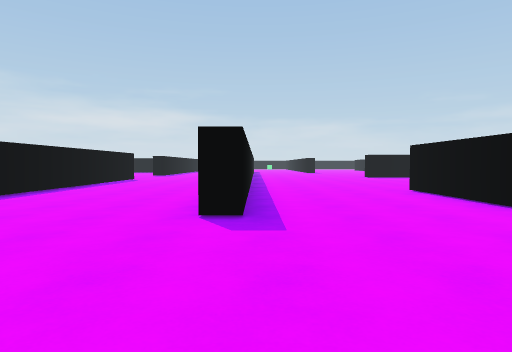
View 1 (above)

24 first-person views from a walk through a scene from a Unity 3-D project. The camera is 1.2 m above the floor, tilts 2° down and sees 75° across. The floor is counted in squares, 2 m on a side. Each view is taken from the middle of a square. On the plan, view 1 faces up. The plan holds only what a view shows up to about 10 squares ahead; the rest is blank. The place goes on beyond the plan. The player is left out.

View 2
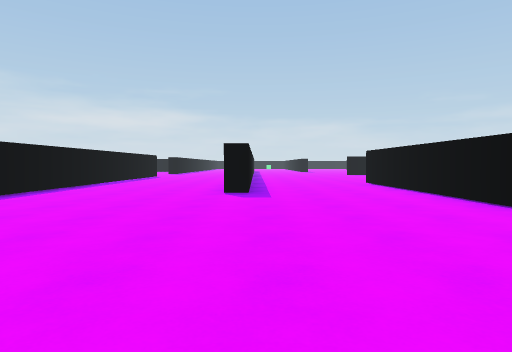

View 3
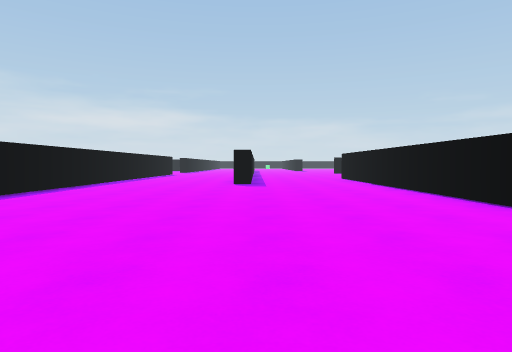

View 4
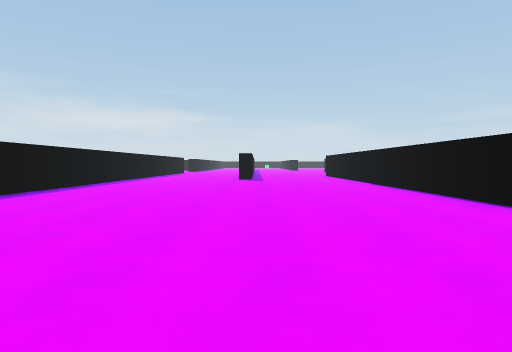

View 5
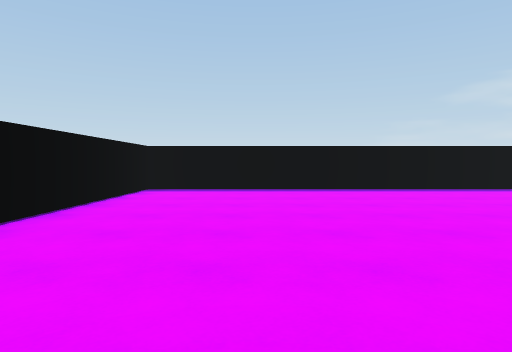

View 6
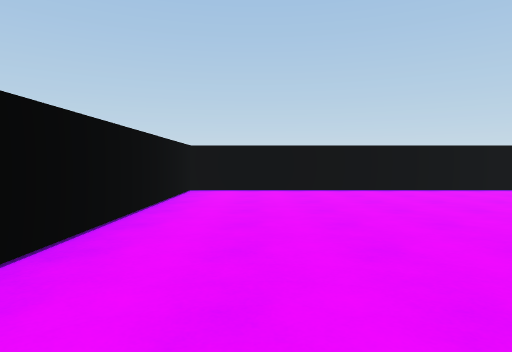

View 7
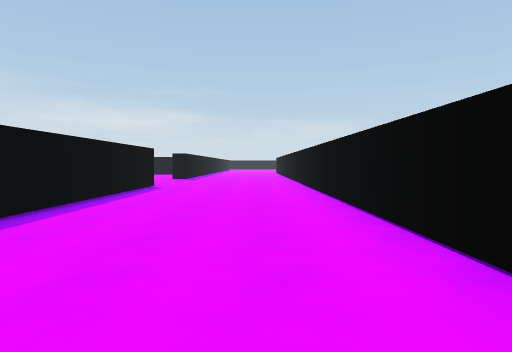

View 8
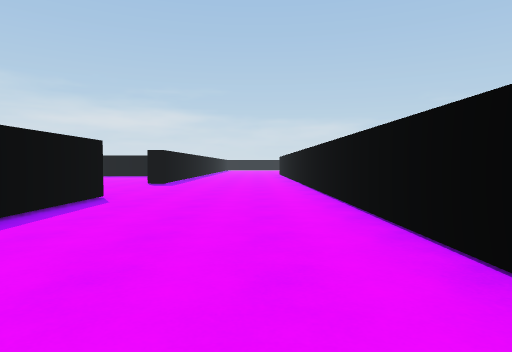

View 9
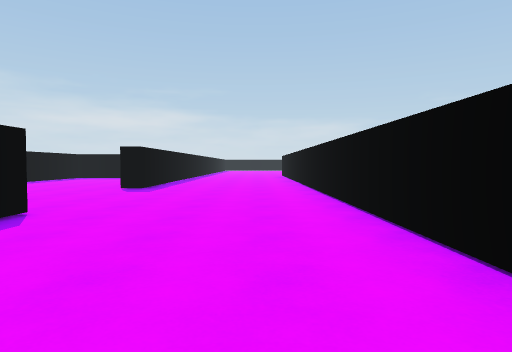

View 10
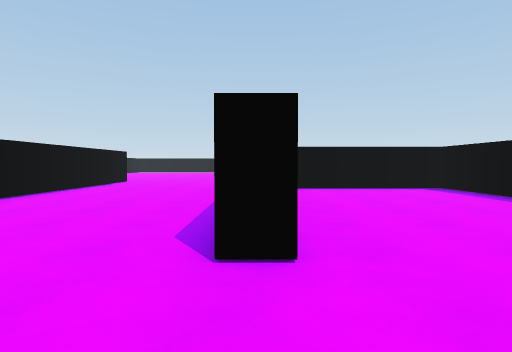

View 11
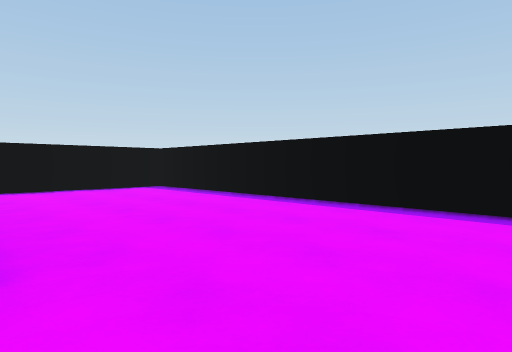

View 12
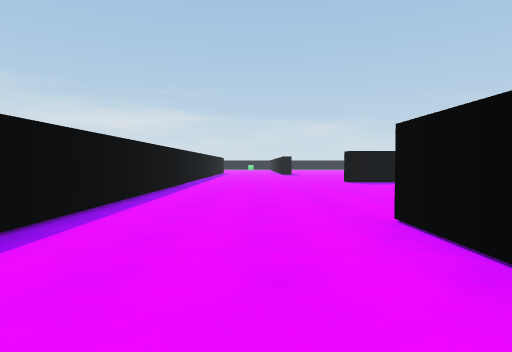

View 13
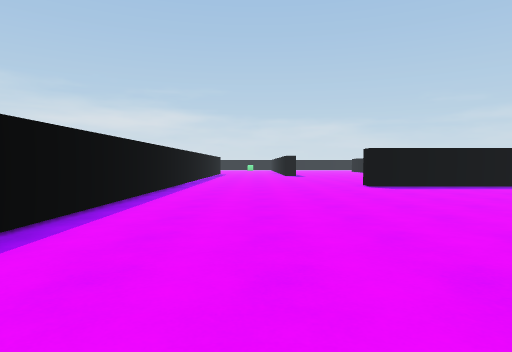

View 14
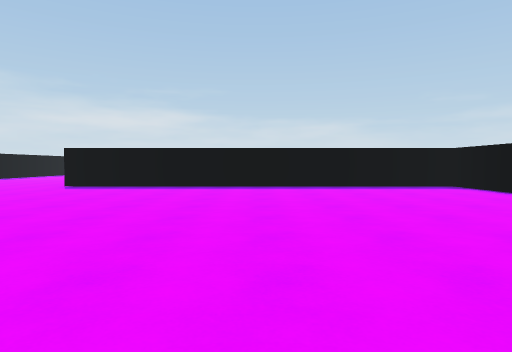

View 15
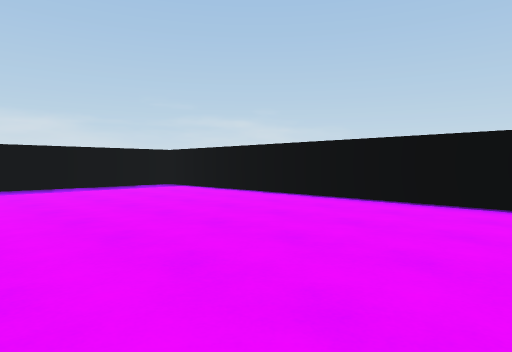

View 16
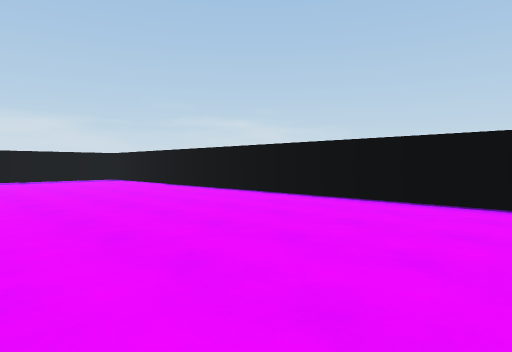

View 17
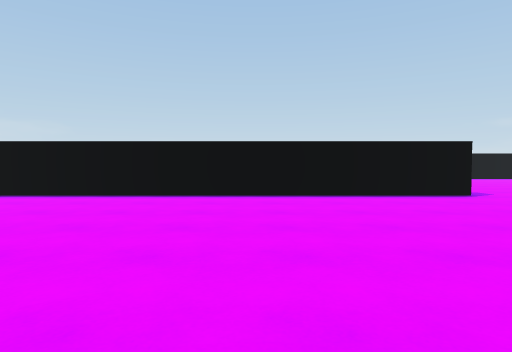

View 18
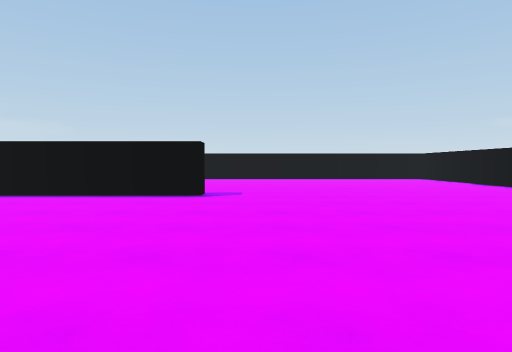

View 19
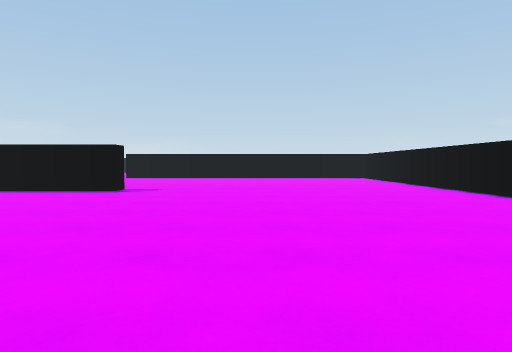

View 20
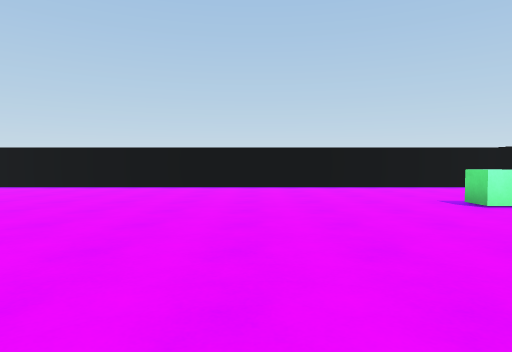

View 21
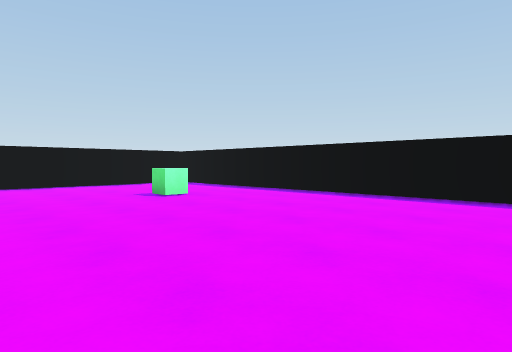

View 22
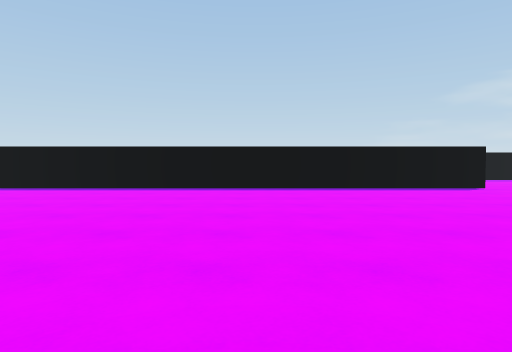

View 23
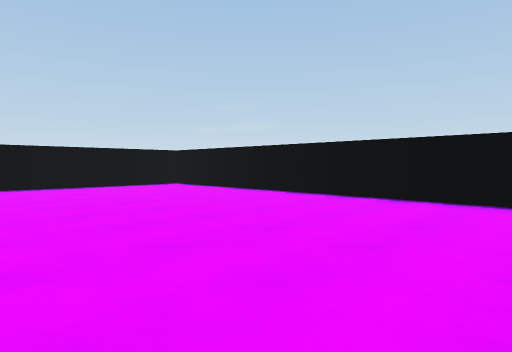

View 24
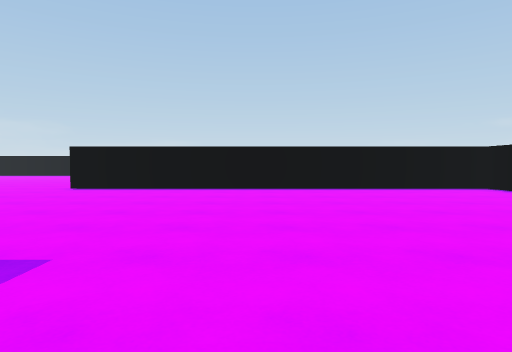

### Floor plan
Points are (right, up) in squares from view 1. A wall is a line through its corners. A room is listed if a view was taken in it or the views show most of it. See-through windows are left out.
Room 1 (views 1, 2, 3, 4, 5, 6, 7, 8, 9, 10, 11, 12, 13)
walls: (-0.6, 5) (-0.6, 15.5); (-0.1, 8.6) (-0.1, 3.7) (-0.8, 3.7); (-4.7, 13) (-4.7, -9.5) (3.5, -9.5) (3.5, 7.6)
ways out: opening at (2, 7.3) to room 2; opening at (-5, 14.5)
Room 2 (views 14, 15, 16, 17, 18, 19, 20, 21, 22, 23, 24)
walls: (15.8, -2) (15.2, -2) (15.2, 14.7) (5, 14.7) (5, 15.2); (4, 7.6) (4, -9.5) (21.9, -9.5) (21.9, 0.5); (-0.1, 15.5) (-0.1, 8.6)
ways out: opening at (2, 7.3) to room 1
objects: green cube (7, -6)

Where each view was taken, in squares from view 1:
view 1: 0 up, 0 right, facing up
view 2: 3 down, 0 right, facing up
view 3: 6 down, 0 right, facing up
view 4: 9 down, 0 right, facing up
view 5: 7 down, 3 right, facing left
view 6: 2 down, 2 right, facing down
view 7: 4 up, 2 left, facing up
view 8: 7 up, 2 left, facing up
view 9: 9 up, 2 left, facing up
view 10: 15 up, 5 left, facing down
view 11: 15 up, 5 left, facing down-left
view 12: 4 up, 2 right, facing up
view 13: 6 up, 2 right, facing up
view 14: 6 up, 10 right, facing up
view 15: 6 up, 10 right, facing up-right
view 16: 2 up, 10 right, facing up-right
view 17: 2 up, 9 right, facing right
view 18: 3 down, 9 right, facing right
view 19: 5 down, 8 right, facing right
view 20: 1 down, 10 right, facing down
view 21: 0 up, 10 right, facing down-left
view 22: 2 up, 12 right, facing left
view 23: 4 down, 13 right, facing down-right
view 24: 4 down, 14 right, facing right
